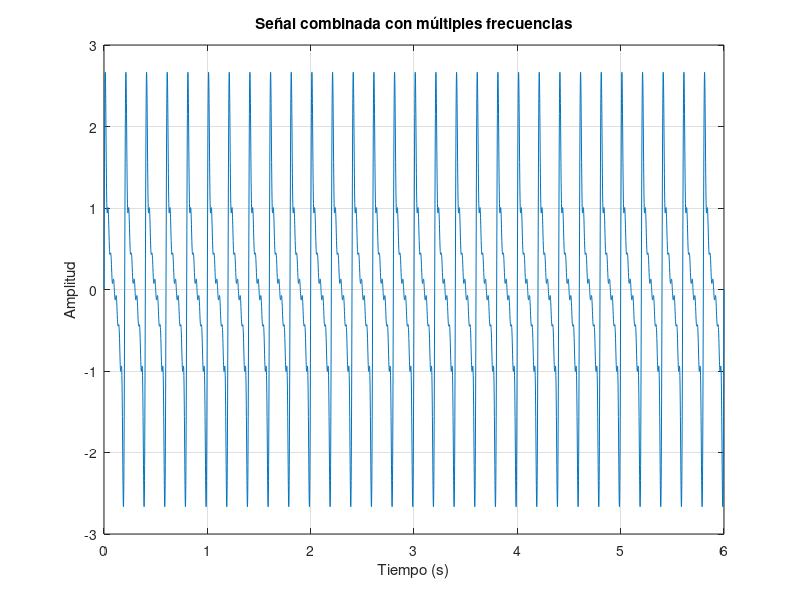
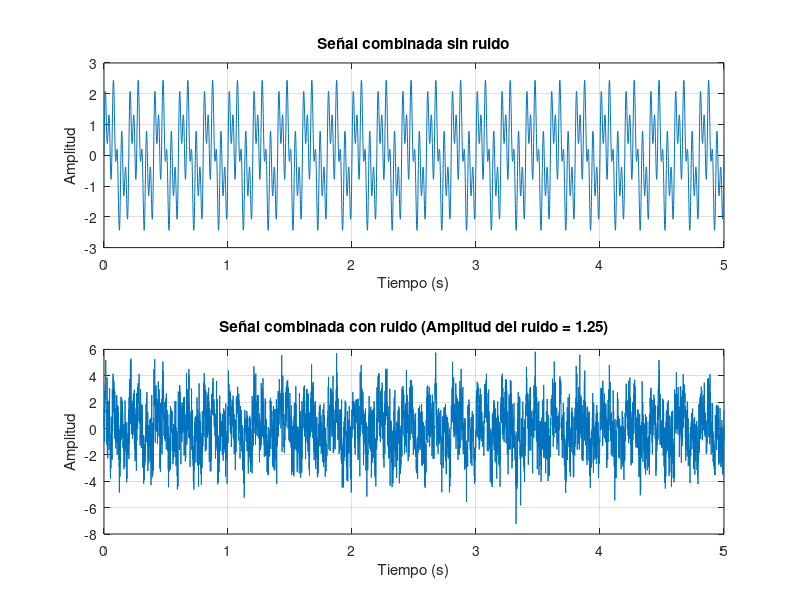
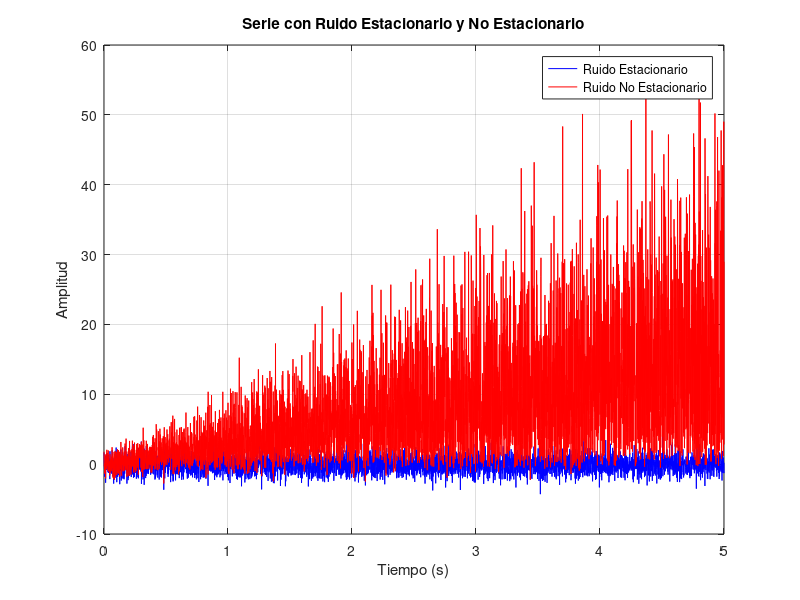

The MATLAB script that drew these images, in order:
%1

srate = 1000; % se comienza definiendo la frecuencia del muestreo, 1000Hz
time = 0:1/srate:6; % se crea un vector tiempo entre 0 y 6 unidades temporales en pasos de 1/srate (0.001 en este caso)
sinefreq = 10; % se define la 'frecuencia sinusoidal' en 10 Hz
boxfreq = 1; % se define la 'frecuencia cuadrada' en 1 Hz

sinewave = sin( 2 * pi * sinefreq * time ); % fórmula estándar para crear una onda sinusoidal:
                                            % 2 * pi * sinefreq convierte Hz en radianes/segundo
                                            % y *time genera una onda a lo largo del tiempo definido previamente
boxwave = sin( 2 * pi * boxfreq * time ) > 0; % análogo al anterior, con la salvedad de que la comparación > 0
                                              % convierte la onda sinusoidal en una onda cuadrada con valores binarios
                                              %1 o 0, por contraposición a la sinusoidal, que por propieades matemáticas
                                              %oscila entre -1 y 1.
solution1 = boxwave .* sinewave; %el comando .* realiza la operación elemento por elemento entre ambos vectores.
                                 %como boxwave sólo contiene 0s y 1s, por lo que los valores de sinewave bien
                                 %permanecen inalterados, bien se convierten en 0 en el vector resultante.
solution2 = solution1 + 3*boxwave;%al triplicar los valores de boxwave, ahora sus valores binarios son 3/0
                                  %y sumando esos valores a 'solution1' se agranda la onda sinusoidal obteniendo
                                  %así una mejora en la visualización

clf % limpia cualquier gráfica previa
plot(time, solution1) %crea una gráfica usando time como eje de abscisas y solution1 como ordenadas.
plot(time, solution2) %íden al anterior, con solution2
set(gca, 'ylim', [-.5 4.5] ) %gca selecciona los ejes activos y son 'set' se modifica la propiedad deseada,
                             %, en este caso los límites del eje Y ('ylim') en el intervalo -.05 - 4.5.


2%

%se reciclan srate y time del ejercicio anterior

amplitudes = [1 0.8 0.6 0.5 0.4 0.3 0.2]; %amplitud de las ondas sinusoidales
frequencies = [5 10 15 20 25 30 35]; %frecuencias de dichas ondas en Hz

combined_signal = zeros(size(time)); %se inicializa un contador de ceros

for i = 1:length(frequencies)
    sinewave = amplitudes(i) * sin(2 * pi * frequencies(i) * time); %se genera una onda sinusoidal con amplitud y frecuencia específicos
                                                                    %usando la fŕomula del ejercicio anterior, multiplicando por la amplitud.
    combined_signal = combined_signal + sinewave; % se añade la onda senoidal a la señal combinada

end

% Graficar la señal compuesta
plot(time, combined_signal);
title('Señal combinada con múltiples frecuencias');
xlabel('Tiempo (s)');
ylabel('Amplitud');
grid on; % para activar la cuadrícula en el gráfico en uso mejorando la visualización


%En frequencies he ido aumentado el número de elementos y hasta 7 (código actual) se distinguen, con el octavo se alisa y no se perciben las frecuencias con claridad.

%3

srate = 1000; % Frecuencia de muestreo (Hz)
time = 0:1/srate:5; %intervalo temporal de 5"
frequencies = [5 15 30]; % vector con las frecuencias en Hz

%ondas sinusoidales. como la amplitud es 1, se omite en el presente código
sinewave1 = sin(2 * pi * frequencies(1) * time);
sinewave2 = sin(2 * pi * frequencies(2) * time);
sinewave3 = sin(2 * pi * frequencies(3) * time);

% Señal combinada
combined_signal = sinewave1 + sinewave2 + sinewave3;

figure;
subplot(2,1,1);
plot(time, combined_signal);
title('Señal combinada sin ruido');
xlabel('Tiempo (s)');
ylabel('Amplitud');
grid on;

%ruido aleatorio generado con la función randn
noise_amplitude = 1.25;
noisy_signal = combined_signal + noise_amplitude * randn(size(time));

%graficar la señal combinada con ruido
subplot(2,1,2);
plot(time, noisy_signal);
title(['Señal combinada con ruido (Amplitud del ruido = ' num2str(noise_amplitude) ')']);
xlabel('Tiempo (s)');
ylabel('Amplitud');
grid on;

%variando el valor "noise_amplitude" manualmente se puede estimar el nivel de ruido que hace las ondas indistinguibles.
%alrededor de 1.25 (valor actual) ya se hace dificil distinguir las diferentes ondas.

%4

%se reciclan srate y time del ejercicio anterior

n = length(time); %número de puntos en el tiempo

base_series = randn(1, n); %serie temporal gaussiana/normal a emplear como base

%ruido estacionario (con varianza constante de 0.5)
stationary_noise = .5 * randn(1, n);
stationary_series = base_series + stationary_noise;

%ruido no estacionario (varianza cambiante en el intervalo 0-20)
nonstationary_noise = abs(linspace(0, 20, n) .* randn(1, n));
nonstationary_series = base_series + nonstationary_noise;

% Graficar ambas series en la misma gráfica
figure;
plot(time, stationary_series, 'b', 'DisplayName', 'Ruido Estacionario'); hold on;
plot(time, nonstationary_series, 'r', 'DisplayName', 'Ruido No Estacionario');
title('Serie con Ruido Estacionario y No Estacionario');
xlabel('Tiempo (s)');
ylabel('Amplitud');
legend show; %leyenda para identificar las series
grid on;
hold off;


